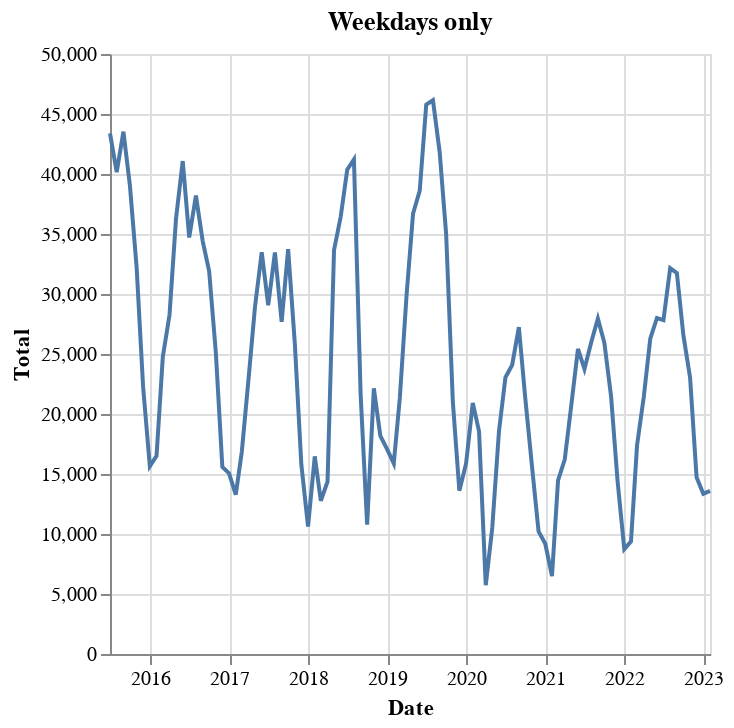

The notebook cell saved with this chart:
### Code cell
linechart(by_month(broadway.filter(pl.col("Date").dt.weekday().is_in([1, 2, 3, 4, 5]))), "Weekdays only")

### Figure 1 — Vega-Lite specification as saved in the notebook (floating-point values rounded to 4 significant figures)
{"config": {"view": {"continuousWidth": 300, "continuousHeight": 300}}, "data": {"name": "data-876591105d41b2f0c9562edcf5b35380"}, "mark": {"type": "line"}, "encoding": {"x": {"field": "Date", "type": "temporal"}, "y": {"field": "Total", "type": "quantitative"}}, "title": "Weekdays only", "$schema": "https://vega.github.io/schema/vega-lite/v5.6.1.json", "datasets": {"data-876591105d41b2f0c9562edcf5b35380": [{"Date": "2015-07-01T00:00:00", "Total": 43378}, {"Date": "2015-08-01T00:00:00", "Total": 40160}, {"Date": "2015-09-01T00:00:00", "Total": 43529}, {"Date": "2015-10-01T00:00:00", "Total": 39037}, {"Date": "2015-11-01T00:00:00", "Total": 32227}, {"Date": "2015-12-01T00:00:00", "Total": 22256}, {"Date": "2016-01-01T00:00:00", "Total": 15641}, {"Date": "2016-02-01T00:00:00", "Total": 16514}, {"Date": "2016-03-01T00:00:00", "Total": 24754}, {"Date": "2016-04-01T00:00:00", "Total": 28273}, {"Date": "2016-05-01T00:00:00", "Total": 36266}, {"Date": "2016-06-01T00:00:00", "Total": 41075}, {"Date": "2016-07-01T00:00:00", "Total": 34712}, {"Date": "2016-08-01T00:00:00", "Total": 38199}, {"Date": "2016-09-01T00:00:00", "Total": 34433}, {"Date": "2016-10-01T00:00:00", "Total": 31916}, {"Date": "2016-11-01T00:00:00", "Total": 25118}, {"Date": "2016-12-01T00:00:00", "Total": 15588}, {"Date": "2017-01-01T00:00:00", "Total": 15055}, {"Date": "2017-02-01T00:00:00", "Total": 13275}, {"Date": "2017-03-01T00:00:00", "Total": 16852}, {"Date": "2017-04-01T00:00:00", "Total": 22914}, {"Date": "2017-05-01T00:00:00", "Total": 28950}, {"Date": "2017-06-01T00:00:00", "Total": 33487}, {"Date": "2017-07-01T00:00:00", "Total": 29057}, {"Date": "2017-08-01T00:00:00", "Total": 33467}, {"Date": "2017-09-01T00:00:00", "Total": 27691}, {"Date": "2017-10-01T00:00:00", "Total": 33742}, {"Date": "2017-11-01T00:00:00", "Total": 25849}, {"Date": "2017-12-01T00:00:00", "Total": 15790}, {"Date": "2018-01-01T00:00:00", "Total": 10620}, {"Date": "2018-02-01T00:00:00", "Total": 16470}, {"Date": "2018-03-01T00:00:00", "Total": 12770}, {"Date": "2018-04-01T00:00:00", "Total": 14367}, {"Date": "2018-05-01T00:00:00", "Total": 33653}, {"Date": "2018-06-01T00:00:00", "Total": 36455}, {"Date": "2018-07-01T00:00:00", "Total": 40364}, {"Date": "2018-08-01T00:00:00", "Total": 41221}, {"Date": "2018-09-01T00:00:00", "Total": 21594}, {"Date": "2018-10-01T00:00:00", "Total": 10788}, {"Date": "2018-11-01T00:00:00", "Total": 22142}, {"Date": "2018-12-01T00:00:00", "Total": 18172}, {"Date": "2019-01-01T00:00:00", "Total": 17070}, {"Date": "2019-02-01T00:00:00", "Total": 15880}, {"Date": "2019-03-01T00:00:00", "Total": 21340}, {"Date": "2019-04-01T00:00:00", "Total": 29861}, {"Date": "2019-05-01T00:00:00", "Total": 36688}, {"Date": "2019-06-01T00:00:00", "Total": 38614}, {"Date": "2019-07-01T00:00:00", "Total": 45787}, {"Date": "2019-08-01T00:00:00", "Total": 46149}, {"Date": "2019-09-01T00:00:00", "Total": 41842}, {"Date": "2019-10-01T00:00:00", "Total": 34989}, {"Date": "2019-11-01T00:00:00", "Total": 20992}, {"Date": "2019-12-01T00:00:00", "Total": 13607}, {"Date": "2020-01-01T00:00:00", "Total": 15856}, {"Date": "2020-02-01T00:00:00", "Total": 20923}, {"Date": "2020-03-01T00:00:00", "Total": 18547}, {"Date": "2020-04-01T00:00:00", "Total": 5734}, {"Date": "2020-05-01T00:00:00", "Total": 10510}, {"Date": "2020-06-01T00:00:00", "Total": 18554}, {"Date": "2020-07-01T00:00:00", "Total": 23058}, {"Date": "2020-08-01T00:00:00", "Total": 24087}, {"Date": "2020-09-01T00:00:00", "Total": 27236}, {"Date": "2020-10-01T00:00:00", "Total": 21245}, {"Date": "2020-11-01T00:00:00", "Total": 15573}, {"Date": "2020-12-01T00:00:00", "Total": 10208}, {"Date": "2021-01-01T00:00:00", "Total": 9185}, {"Date": "2021-02-01T00:00:00", "Total": 6497}, {"Date": "2021-03-01T00:00:00", "Total": 14470}, {"Date": "2021-04-01T00:00:00", "Total": 16226}, {"Date": "2021-05-01T00:00:00", "Total": 20714}, {"Date": "2021-06-01T00:00:00", "Total": 25424}, {"Date": "2021-07-01T00:00:00", "Total": 23753}, {"Date": "2021-08-01T00:00:00", "Total": 25967}, {"Date": "2021-09-01T00:00:00", "Total": 27946}, {"Date": "2021-10-01T00:00:00", "Total": 25930}, {"Date": "2021-11-01T00:00:00", "Total": 21463}, {"Date": "2021-12-01T00:00:00", "Total": 14405}, {"Date": "2022-01-01T00:00:00", "Total": 8731}, {"Date": "2022-02-01T00:00:00", "Total": 9388}, {"Date": "2022-03-01T00:00:00", "Total": 17399}, {"Date": "2022-04-01T00:00:00", "Total": 21411}, {"Date": "2022-05-01T00:00:00", "Total": 26271}, {"Date": "2022-06-01T00:00:00", "Total": 28001}, {"Date": "2022-07-01T00:00:00", "Total": 27828}, {"Date": "2022-08-01T00:00:00", "Total": 32156}, {"Date": "2022-09-01T00:00:00", "Total": 31745}, {"Date": "2022-10-01T00:00:00", "Total": 26570}, {"Date": "2022-11-01T00:00:00", "Total": 23033}, {"Date": "2022-12-01T00:00:00", "Total": 14723}, {"Date": "2023-01-01T00:00:00", "Total": 13348}, {"Date": "2023-02-01T00:00:00", "Total": 13594}]}}
